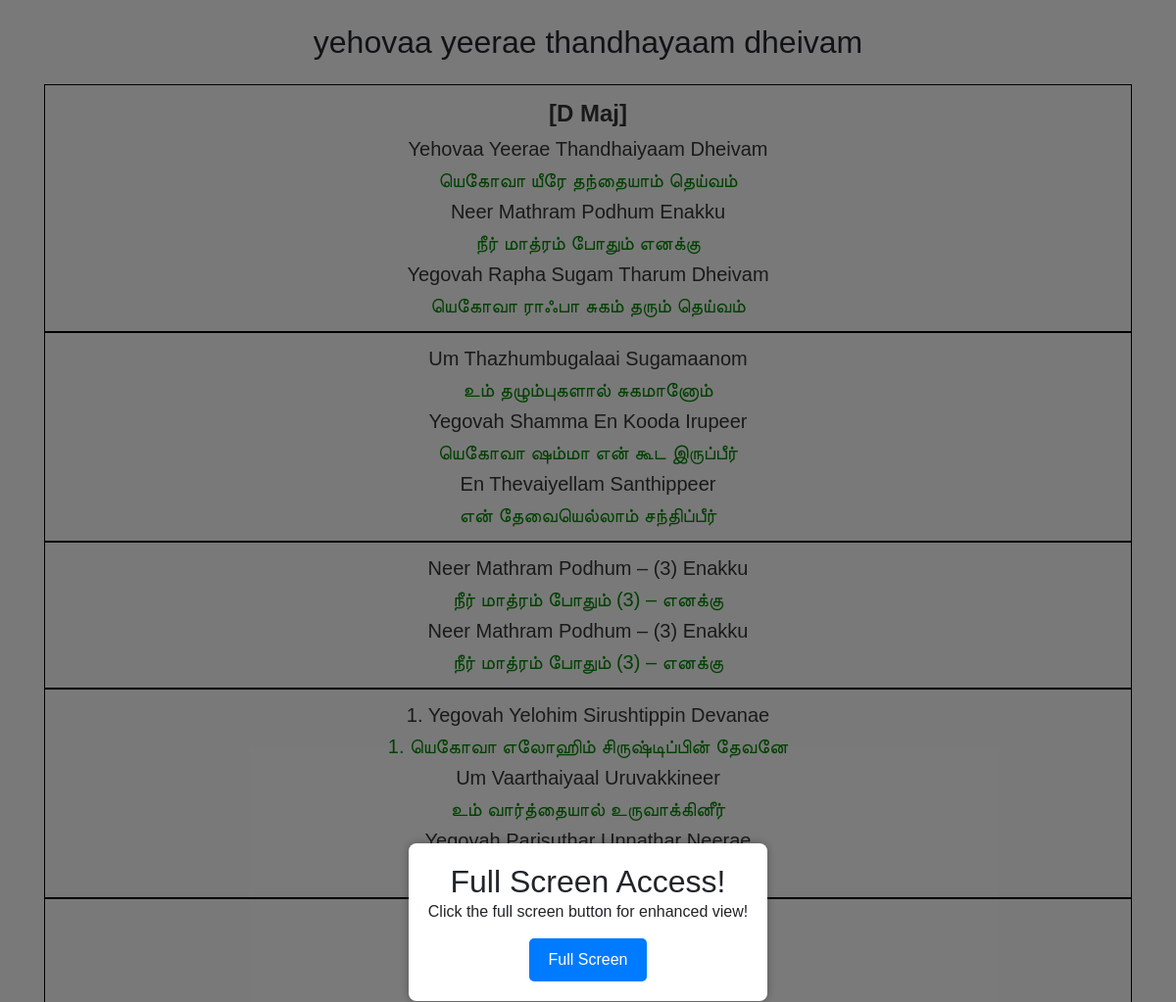
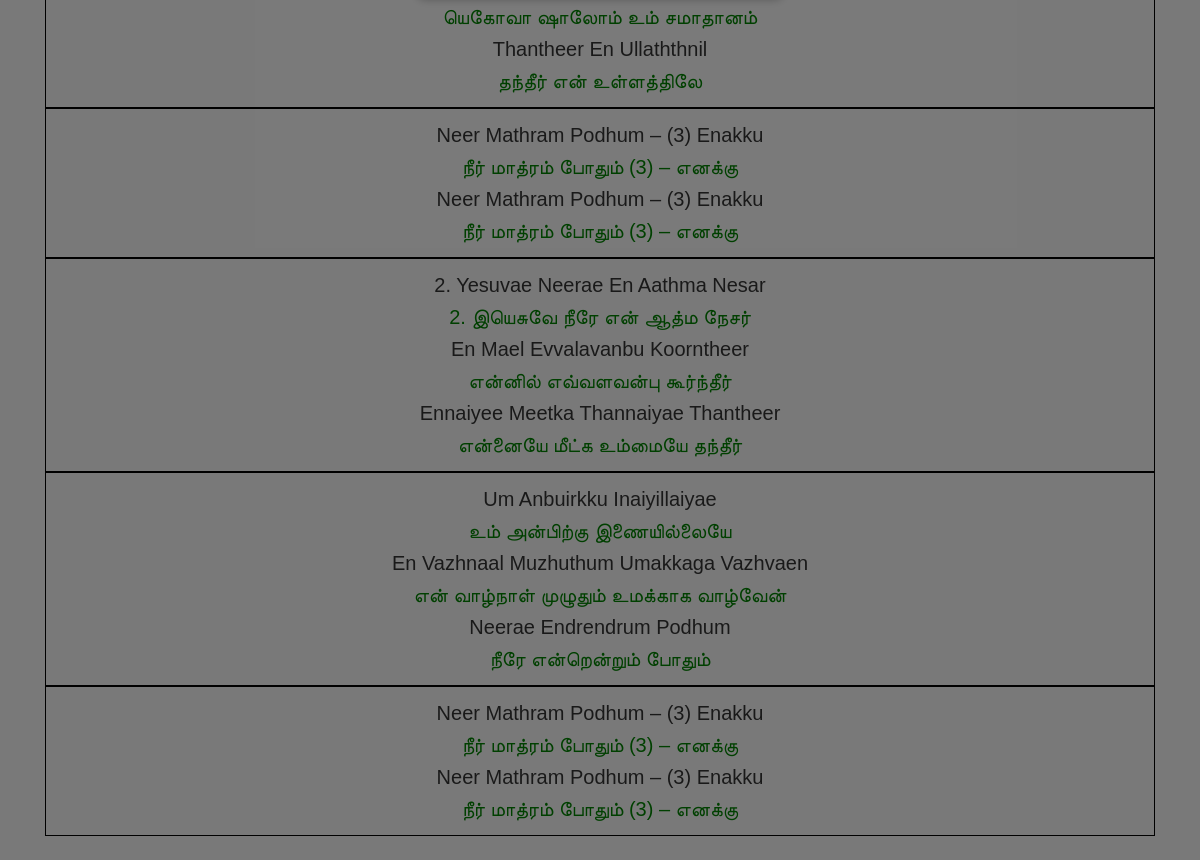
/song/311, run on the app's committed database (2 pictures, top to bottom).
### tables this page shows
CREATE TABLE songs (
            id INTEGER PRIMARY KEY AUTOINCREMENT,
            title TEXT,
            alternate_title TEXT,
            lyrics TEXT,
            transliteration TEXT,
            chord TEXT,
            search_title TEXT,
            search_lyrics TEXT,
            youtube_link TEXT,
            create_date TEXT,
            modified_date TEXT,
            username TEXT,
            FOREIGN KEY (username) REFERENCES users(username)
        );

### server.py (the view)
@app.route('/song/<id>')
def song(id):
    try:
        conn = sqlite3.connect(DATABASE)
        cursor = conn.cursor()
        cursor.execute('SELECT lyrics, transliteration, chord, title, youtube_link FROM songs WHERE id = ?', (int(id),))
        row = cursor.fetchone()
        conn.close()
        lyrics = song_view(row[0], row[1], row[2])
    except:
        conn.close()
        return "Song Not Available!"
    return render_template("song_viewer.html", lyrics=lyrics, song_title=row[3], link = row[4])

### templates/song_viewer.html (shortened to what this page needs)
<!DOCTYPE html>
<html lang="en">
<head>
    <link rel="stylesheet" href="https://cdn.jsdelivr.net/npm/bootstrap@4.5.3/dist/css/bootstrap.min.css">
</head>
<body>
    <div class="overlay" id="overlay">
        <div class="popup-card" id="popupCard">
            <h2>Full Screen Access!</h2>
            <p>Click the full screen button for enhanced view!</p>
            <button onclick="full()">Full Screen</button>
        </div>
    </div>
    <div class="container" id="container">
        <br>
        <center>
            <h2>{{song_title}}</h2>
        </center>
        <br>
        <div class="song-lyrics">
            <center>{{lyrics | safe}}</center>
        </div>
    </div>
    <br>
</body>
</html>

### templates/song_viewer.html (style rules this page uses)
.overlay { display: none; position: fixed; top: 0; left: 0; width: 100%; height: 100%; background-color: rgba(0, 0, 0, 0.5); justify-content: center; align-items: center; }
.popup-card { background-color: white; padding: 20px; border-radius: 8px; box-shadow: 0 0 10px rgba(0, 0, 0, 0.3); text-align: center; }
button { padding: 10px 20px; background-color: #007bff; color: white; border: none; border-radius: 5px; cursor: pointer; margin-top: 15px; }
body, h1, h2, p { margin: 0; padding: 0; }
body { font-family: Arial, sans-serif; background-color: #f4f4f4; }
.song-lyrics { color: #333; line-height: 1.6; font-size: 20px; }
.container { overflow-y: auto; }

### data on the page
songs: title "yehovaa yeerae thandhayaam dheivam", chord "[D Maj] Yehovaa Yeerae Thandhaiyaam Dheivam யெகோவா யீரே தந்தையாம் தெய்வம் Neer Mathram Podhum Enakku நீர் மாத்ரம் போதும் எனக்கு Yegovah Rapha Sugam Tharum Dheivam யெகோவா ராஃபா சுகம் தரும் தெய்வம் Um Thazhumbugalaai Sugamaanom உம் தழும்புகளால் சுகமானோம் Yegovah Shamma En Kooda Irupeer யெகோவா ஷம்மா என் கூட இருப்பீர் En Thevaiyellam Santhippeer என் தேவையெல்லாம் சந்திப்பீர் Neer Mathram Podhum – (3) Enakku நீர் மாத்ரம் போதும் (3) – எனக்கு Neer Mathram Podhum – (3) Enakku நீர் மாத்ரம் போதும் (3) – எனக்கு 1. Yegovah Yelohim Sirushtippin Devanae 1. யெகோவா எலோஹிம் சிருஷ்டிப்பின் தேவனே Um Vaarthaiyaal Uruvakkineer உம் வார்த்தையால் உருவாக்கினீர் Yegovah Parisuthar Unnathar Neerae யெகோவா ஷாலோம் உம்…"
